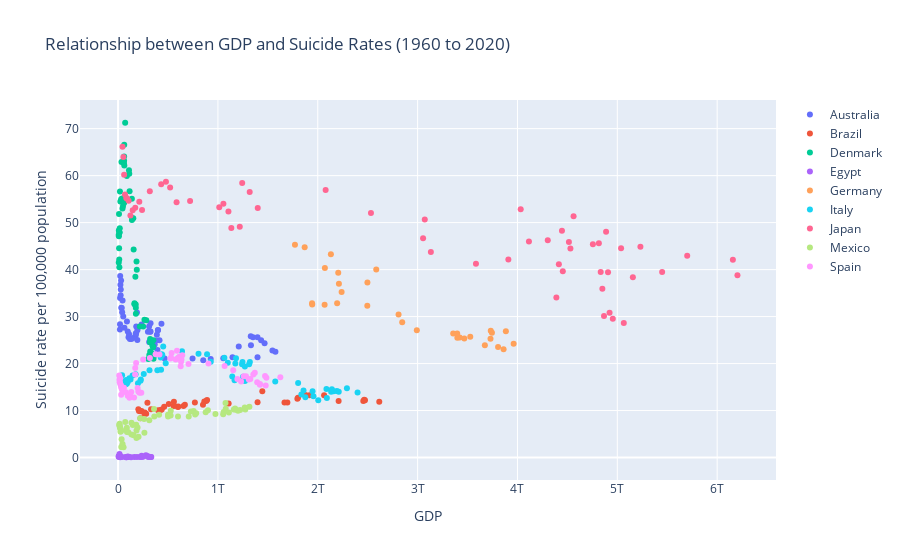

Here is the notebook cell this chart was saved with:
### Code cell
fig = go.Figure()
for country, data in not_us.groupby('Country Name'):
    fig.add_trace(go.Scatter(x=data['gdp'], y=data['Death rate per 100 000 population'], mode='markers', name=country))

fig.update_layout(title=f"Relationship between GDP and Suicide Rates ({not_us['Year'].min()} to {not_us['Year'].max()})",
                  xaxis=dict(title="GDP"),
                  yaxis=dict(title="Suicide rate per 100,000 population"))

fig.show()
